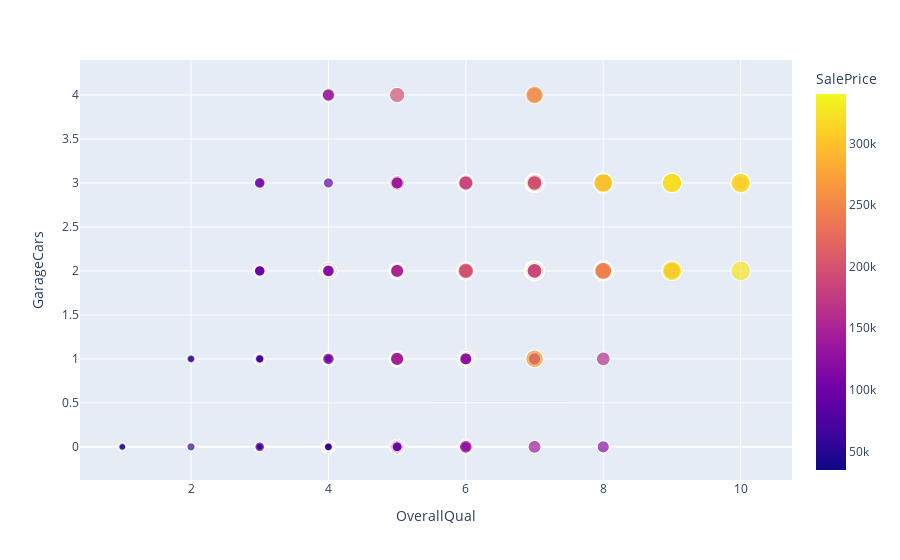

Notebook cell for this chart:
### Markdown cell above
### Multivariate analysis

### Code cell
fig = px.scatter(df_ok, x= df_ok["OverallQual"], y = df_ok["GarageCars"], color= df_ok.SalePrice, size= df_ok.SalePrice,
                hover_data= ["SalePrice"])
fig.show()


# Best rated houses (with a rate of 7 or higher) tend to be the most expensive and those who have
# a garage surface of 2 ft at least. There is a "golden area" in the upper right part of the graph
# aka very expensive houses with an excellent rating and a quite big garage.

# On the other hand, cheaper houses (let's say under 150k) have a lower rating. Even if they may have
# a big garage, of course this is not enough to determine the overall quality of the house. This is why
# we have houses with very big garages (+4 ft) but with a low rating and a low price.

### Figure 1 — Plotly figure (JSON) as saved in the notebook; plotly's stock layout.template omitted (floating-point values rounded to 4 significant figures; data arrays with more than 128 entries replaced by an {"elided": "..."} marker saying what was removed)
{"data": [{"customdata": {"elided": "1393x1 int values"}, "hovertemplate": "OverallQual=%{x}<br>GarageCars=%{y}<br>SalePrice=%{marker.color}<extra></extra>", "legendgroup": "", "marker": {"color": {"elided": "1393 int values"}, "coloraxis": "coloraxis", "size": {"elided": "1393 int values"}, "sizemode": "area", "sizeref": 850, "symbol": "circle"}, "mode": "markers", "name": "", "showlegend": false, "type": "scattergl", "x": {"elided": "1393 int values"}, "xaxis": "x", "y": {"elided": "1393 int values"}, "yaxis": "y"}], "layout": {"coloraxis": {"colorbar": {"title": {"text": "SalePrice"}}, "colorscale": [[0, "#0d0887"], [0.1111, "#46039f"], [0.2222, "#7201a8"], [0.3333, "#9c179e"], [0.4444, "#bd3786"], [0.5556, "#d8576b"], [0.6667, "#ed7953"], [0.7778, "#fb9f3a"], [0.8889, "#fdca26"], [1, "#f0f921"]]}, "legend": {"itemsizing": "constant", "tracegroupgap": 0}, "margin": {"t": 60}, "xaxis": {"anchor": "y", "domain": [0, 1], "title": {"text": "OverallQual"}}, "yaxis": {"anchor": "x", "domain": [0, 1], "title": {"text": "GarageCars"}}}}
